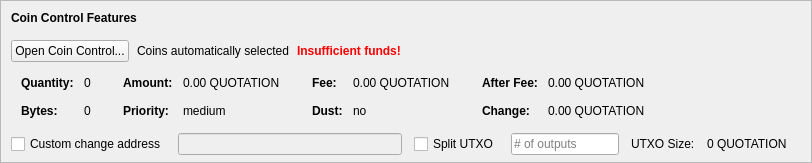
    <widget class="QFrame" name="frameCoinControl">
     <property name="sizePolicy">
      <sizepolicy hsizetype="Expanding" vsizetype="Expanding">
       <horstretch>0</horstretch>
       <verstretch>0</verstretch>
      </sizepolicy>
     </property>
     <property name="maximumSize">
      <size>
       <width>16777215</width>
       <height>16777215</height>
      </size>
     </property>
     <property name="frameShape">
      <enum>QFrame::StyledPanel</enum>
     </property>
     <property name="frameShadow">
      <enum>QFrame::Sunken</enum>
     </property>
     <layout class="QVBoxLayout" name="verticalLayoutCoinControl2">
      <property name="spacing">
       <number>0</number>
      </property>
      <property name="leftMargin">
       <number>0</number>
      </property>
      <property name="topMargin">
       <number>0</number>
      </property>
      <property name="rightMargin">
       <number>0</number>
      </property>
      <property name="bottomMargin">
       <number>6</number>
      </property>
      <item>
       <layout class="QVBoxLayout" name="verticalLayoutCoinControl" stretch="0,0,0,0,1">
        <property name="spacing">
         <number>0</number>
        </property>
        <property name="leftMargin">
         <number>10</number>
        </property>
        <property name="topMargin">
         <number>10</number>
        </property>
        <item>
         <layout class="QHBoxLayout" name="horizontalLayoutCoinControl1">
          <property name="bottomMargin">
           <number>15</number>
          </property>
          <item>
           <widget class="QLabel" name="labelCoinControlFeatures">
            <property name="sizePolicy">
             <sizepolicy hsizetype="Preferred" vsizetype="Maximum">
              <horstretch>0</horstretch>
              <verstretch>0</verstretch>
             </sizepolicy>
            </property>
            <property name="font">
             <font>
              <weight>75</weight>
              <bold>true</bold>
             </font>
            </property>
            <property name="styleSheet">
             <string notr="true">font-weight:bold;</string>
            </property>
            <property name="text">
             <string>Coin Control Features</string>
            </property>
           </widget>
          </item>
         </layout>
        </item>
        <item>
         <layout class="QHBoxLayout" name="horizontalLayoutCoinControl2" stretch="0,0,0,0">
          <property name="spacing">
           <number>8</number>
          </property>
          <property name="bottomMargin">
           <number>10</number>
          </property>
          <item>
           <widget class="QPushButton" name="pushButtonCoinControl">
            <property name="styleSheet">
             <string notr="true"/>
            </property>
            <property name="text">
             <string>Open Coin Control...</string>
            </property>
            <property name="autoDefault">
             <bool>false</bool>
            </property>
           </widget>
          </item>
          <item>
           <widget class="QLabel" name="labelCoinControlAutomaticallySelected">
            <property name="text">
             <string>Coins automatically selected</string>
            </property>
            <property name="margin">
             <number>5</number>
            </property>
           </widget>
          </item>
          <item>
           <widget class="QLabel" name="labelCoinControlInsuffFunds">
            <property name="font">
             <font>
              <weight>75</weight>
              <bold>true</bold>
             </font>
            </property>
            <property name="styleSheet">
             <string notr="true">color:red;font-weight:bold;</string>
            </property>
            <property name="text">
             <string>Insufficient funds!</string>
            </property>
            <property name="margin">
             <number>5</number>
            </property>
           </widget>
          </item>
          <item>
           <spacer name="horizontalSpacerCoinControl">
            <property name="orientation">
             <enum>Qt::Horizontal</enum>
            </property>
            <property name="sizeHint" stdset="0">
             <size>
              <width>40</width>
              <height>1</height>
             </size>
            </property>
           </spacer>
          </item>
         </layout>
        </item>
        <item>
         <widget class="QWidget" name="widgetCoinControl" native="true">
          <property name="sizePolicy">
           <sizepolicy hsizetype="Preferred" vsizetype="Preferred">
            <horstretch>0</horstretch>
            <verstretch>0</verstretch>
           </sizepolicy>
          </property>
          <property name="minimumSize">
           <size>
            <width>0</width>
            <height>0</height>
           </size>
          </property>
          <property name="styleSheet">
           <string notr="true"/>
          </property>
          <layout class="QHBoxLayout" name="horizontalLayoutCoinControl5">
           <property name="leftMargin">
            <number>0</number>
           </property>
           <property name="topMargin">
            <number>0</number>
           </property>
           <property name="rightMargin">
            <number>0</number>
           </property>
           <property name="bottomMargin">
            <number>0</number>
           </property>
           <item>
            <layout class="QHBoxLayout" name="horizontalLayoutCoinControl3" stretch="0,0,0,1">
             <property name="spacing">
              <number>20</number>
             </property>
             <property name="topMargin">
              <number>0</number>
             </property>
             <property name="bottomMargin">
              <number>10</number>
             </property>
             <item>
              <layout class="QFormLayout" name="formLayoutCoinControl1">
               <property name="horizontalSpacing">
                <number>10</number>
               </property>
               <property name="verticalSpacing">
                <number>14</number>
               </property>
               <property name="leftMargin">
                <number>10</number>
               </property>
               <property name="topMargin">
                <number>4</number>
               </property>
               <property name="rightMargin">
                <number>6</number>
               </property>
               <item row="0" column="0">
                <widget class="QLabel" name="labelCoinControlQuantityText">
                 <property name="font">
                  <font>
                   <weight>75</weight>
                   <bold>true</bold>
                  </font>
                 </property>
                 <property name="text">
                  <string>Quantity:</string>
                 </property>
                 <property name="margin">
                  <number>0</number>
                 </property>
                </widget>
               </item>
               <item row="0" column="1">
                <widget class="QLabel" name="labelCoinControlQuantity">
                 <property name="cursor">
                  <cursorShape>IBeamCursor</cursorShape>
                 </property>
                 <property name="contextMenuPolicy">
                  <enum>Qt::ActionsContextMenu</enum>
                 </property>
                 <property name="text">
                  <string notr="true">0</string>
                 </property>
                 <property name="margin">
                  <number>0</number>
                 </property>
                 <property name="textInteractionFlags">
                  <set>Qt::LinksAccessibleByMouse|Qt::TextSelectableByKeyboard|Qt::TextSelectableByMouse</set>
                 </property>
                </widget>
               </item>
               <item row="1" column="0">
                <widget class="QLabel" name="labelCoinControlBytesText">
                 <property name="font">
                  <font>
                   <weight>75</weight>
                   <bold>true</bold>
                  </font>
                 </property>
                 <property name="text">
                  <string>Bytes:</string>
                 </property>
                </widget>
               </item>
               <item row="1" column="1">
                <widget class="QLabel" name="labelCoinControlBytes">
                 <property name="cursor">
                  <cursorShape>IBeamCursor</cursorShape>
                 </property>
                 <property name="contextMenuPolicy">
                  <enum>Qt::ActionsContextMenu</enum>
                 </property>
                 <property name="text">
                  <string notr="true">0</string>
                 </property>
                 <property name="textInteractionFlags">
                  <set>Qt::LinksAccessibleByMouse|Qt::TextSelectableByKeyboard|Qt::TextSelectableByMouse</set>
                 </property>
                </widget>
               </item>
              </layout>
             </item>
             <item>
              <layout class="QFormLayout" name="formLayoutCoinControl2">
               <property name="horizontalSpacing">
                <number>10</number>
               </property>
               <property name="verticalSpacing">
                <number>14</number>
               </property>
               <property name="leftMargin">
                <number>6</number>
               </property>
               <property name="topMargin">
                <number>4</number>
               </property>
               <property name="rightMargin">
                <number>6</number>
               </property>
               <item row="0" column="0">
                <widget class="QLabel" name="labelCoinControlAmountText">
                 <property name="font">
                  <font>
                   <weight>75</weight>
                   <bold>true</bold>
                  </font>
                 </property>
                 <property name="text">
                  <string>Amount:</string>
                 </property>
                 <property name="margin">
                  <number>0</number>
                 </property>
                </widget>
               </item>
               <item row="0" column="1">
                <widget class="QLabel" name="labelCoinControlAmount">
                 <property name="cursor">
                  <cursorShape>IBeamCursor</cursorShape>
                 </property>
                 <property name="contextMenuPolicy">
                  <enum>Qt::ActionsContextMenu</enum>
                 </property>
                 <property name="text">
                  <string notr="true">0.00 QUOTATION</string>
                 </property>
                 <property name="textInteractionFlags">
                  <set>Qt::LinksAccessibleByMouse|Qt::TextSelectableByKeyboard|Qt::TextSelectableByMouse</set>
                 </property>
                </widget>
               </item>
               <item row="1" column="0">
                <widget class="QLabel" name="labelCoinControlPriorityText">
                 <property name="font">
                  <font>
                   <weight>75</weight>
                   <bold>true</bold>
                  </font>
                 </property>
                 <property name="text">
                  <string>Priority:</string>
                 </property>
                </widget>
               </item>
               <item row="1" column="1">
                <widget class="QLabel" name="labelCoinControlPriority">
                 <property name="cursor">
                  <cursorShape>IBeamCursor</cursorShape>
                 </property>
                 <property name="contextMenuPolicy">
                  <enum>Qt::ActionsContextMenu</enum>
                 </property>
                 <property name="text">
                  <string>medium</string>
                 </property>
                 <property name="textInteractionFlags">
                  <set>Qt::LinksAccessibleByMouse|Qt::TextSelectableByKeyboard|Qt::TextSelectableByMouse</set>
                 </property>
                </widget>
               </item>
              </layout>
             </item>
             <item>
              <layout class="QFormLayout" name="formLayoutCoinControl3">
               <property name="horizontalSpacing">
                <number>10</number>
               </property>
               <property name="verticalSpacing">
                <number>14</number>
               </property>
               <property name="leftMargin">
                <number>6</number>
               </property>
               <property name="topMargin">
                <number>4</number>
               </property>
               <property name="rightMargin">
                <number>6</number>
               </property>
               <item row="0" column="0">
                <widget class="QLabel" name="labelCoinControlFeeText">
                 <property name="font">
                  <font>
                   <weight>75</weight>
                   <bold>true</bold>
                  </font>
                 </property>
                 <property name="text">
                  <string>Fee:</string>
                 </property>
                 <property name="margin">
                  <number>0</number>
                 </property>
                </widget>
               </item>
               <item row="0" column="1">
                <widget class="QLabel" name="labelCoinControlFee">
                 <property name="cursor">
                  <cursorShape>IBeamCursor</cursorShape>
                 </property>
                 <property name="contextMenuPolicy">
                  <enum>Qt::ActionsContextMenu</enum>
                 </property>
                 <property name="text">
                  <string notr="true">0.00 QUOTATION</string>
                 </property>
                 <property name="textInteractionFlags">
                  <set>Qt::LinksAccessibleByMouse|Qt::TextSelectableByKeyboard|Qt::TextSelectableByMouse</set>
                 </property>
                </widget>
               </item>
               <item row="1" column="0">
                <widget class="QLabel" name="labelCoinControlLowOutputText">
                 <property name="font">
                  <font>
                   <weight>75</weight>
                   <bold>true</bold>
                  </font>
                 </property>
                 <property name="text">
                  <string>Dust:</string>
                 </property>
                </widget>
               </item>
               <item row="1" column="1">
                <widget class="QLabel" name="labelCoinControlLowOutput">
                 <property name="cursor">
                  <cursorShape>IBeamCursor</cursorShape>
                 </property>
                 <property name="contextMenuPolicy">
                  <enum>Qt::ActionsContextMenu</enum>
                 </property>
                 <property name="text">
                  <string>no</string>
                 </property>
                 <property name="textInteractionFlags">
                  <set>Qt::LinksAccessibleByMouse|Qt::TextSelectableByKeyboard|Qt::TextSelectableByMouse</set>
                 </property>
                </widget>
               </item>
              </layout>
             </item>
             <item>
              <layout class="QFormLayout" name="formLayoutCoinControl4">
               <property name="horizontalSpacing">
                <number>10</number>
               </property>
               <property name="verticalSpacing">
                <number>14</number>
               </property>
               <property name="leftMargin">
                <number>6</number>
               </property>
               <property name="topMargin">
                <number>4</number>
               </property>
               <property name="rightMargin">
                <number>6</number>
               </property>
               <item row="0" column="0">
                <widget class="QLabel" name="labelCoinControlAfterFeeText">
                 <property name="font">
                  <font>
                   <weight>75</weight>
                   <bold>true</bold>
                  </font>
                 </property>
                 <property name="text">
                  <string>After Fee:</string>
                 </property>
                 <property name="margin">
                  <number>0</number>
                 </property>
                </widget>
               </item>
               <item row="0" column="1">
                <widget class="QLabel" name="labelCoinControlAfterFee">
                 <property name="cursor">
                  <cursorShape>IBeamCursor</cursorShape>
                 </property>
                 <property name="contextMenuPolicy">
                  <enum>Qt::ActionsContextMenu</enum>
                 </property>
                 <property name="text">
                  <string notr="true">0.00 QUOTATION</string>
                 </property>
                 <property name="textInteractionFlags">
                  <set>Qt::LinksAccessibleByMouse|Qt::TextSelectableByKeyboard|Qt::TextSelectableByMouse</set>
                 </property>
                </widget>
               </item>
               <item row="1" column="0">
                <widget class="QLabel" name="labelCoinControlChangeText">
                 <property name="font">
                  <font>
                   <weight>75</weight>
                   <bold>true</bold>
                  </font>
                 </property>
                 <property name="text">
                  <string>Change:</string>
                 </property>
                </widget>
               </item>
               <item row="1" column="1">
                <widget class="QLabel" name="labelCoinControlChange">
                 <property name="cursor">
                  <cursorShape>IBeamCursor</cursorShape>
                 </property>
                 <property name="contextMenuPolicy">
                  <enum>Qt::ActionsContextMenu</enum>
                 </property>
                 <property name="text">
                  <string notr="true">0.00 QUOTATION</string>
                 </property>
                 <property name="textInteractionFlags">
                  <set>Qt::LinksAccessibleByMouse|Qt::TextSelectableByKeyboard|Qt::TextSelectableByMouse</set>
                 </property>
                </widget>
               </item>
              </layout>
             </item>
            </layout>
           </item>
          </layout>
         </widget>
        </item>
        <item>
         <layout class="QHBoxLayout" name="horizontalLayoutCoinControl4" stretch="0,0,0,0,0,0,0">
          <property name="spacing">
           <number>12</number>
          </property>
          <property name="sizeConstraint">
           <enum>QLayout::SetDefaultConstraint</enum>
          </property>
          <property name="topMargin">
           <number>5</number>
          </property>
          <property name="rightMargin">
           <number>5</number>
          </property>
          <item>
           <widget class="QCheckBox" name="checkBoxCoinControlChange">
            <property name="toolTip">
             <string>If this is activated, but the change address is empty or invalid, change will be sent to a newly generated address.</string>
            </property>
            <property name="text">
             <string>Custom change address</string>
            </property>
           </widget>
          </item>
          <item>
           <widget class="QValidatedLineEdit" name="lineEditCoinControlChange">
            <property name="enabled">
             <bool>false</bool>
            </property>
            <property name="sizePolicy">
             <sizepolicy hsizetype="Expanding" vsizetype="Fixed">
              <horstretch>0</horstretch>
              <verstretch>0</verstretch>
             </sizepolicy>
            </property>
           </widget>
          </item>
          <item>
           <widget class="QCheckBox" name="splitBlockCheckBox">
            <property name="text">
             <string>Split UTXO</string>
            </property>
           </widget>
          </item>
          <item>
           <widget class="QLineEdit" name="splitBlockLineEdit">
            <property name="sizePolicy">
             <sizepolicy hsizetype="Fixed" vsizetype="Fixed">
              <horstretch>50</horstretch>
              <verstretch>0</verstretch>
             </sizepolicy>
            </property>
            <property name="placeholderText">
             <string># of outputs</string>
            </property>
           </widget>
          </item>
          <item>
           <widget class="QLabel" name="labelBlockSizeText">
            <property name="text">
             <string>UTXO Size:</string>
            </property>
           </widget>
          </item>
          <item>
           <widget class="QLabel" name="labelBlockSize">
            <property name="text">
             <string>0 QUOTATION</string>
            </property>
           </widget>
          </item>
          <item>
           <widget class="QLabel" name="labelCoinControlChangeLabel">
            <property name="sizePolicy">
             <sizepolicy hsizetype="Preferred" vsizetype="Expanding">
              <horstretch>0</horstretch>
              <verstretch>0</verstretch>
             </sizepolicy>
            </property>
            <property name="minimumSize">
             <size>
              <width>0</width>
              <height>0</height>
             </size>
            </property>
            <property name="text">
             <string/>
            </property>
            <property name="margin">
             <number>3</number>
            </property>
           </widget>
          </item>
         </layout>
        </item>
        <item>
         <spacer name="verticalSpacerCoinControl">
          <property name="orientation">
           <enum>Qt::Vertical</enum>
          </property>
          <property name="sizeHint" stdset="0">
           <size>
            <width>800</width>
            <height>1</height>
           </size>
          </property>
         </spacer>
        </item>
       </layout>
      </item>
     </layout>
    </widget>
